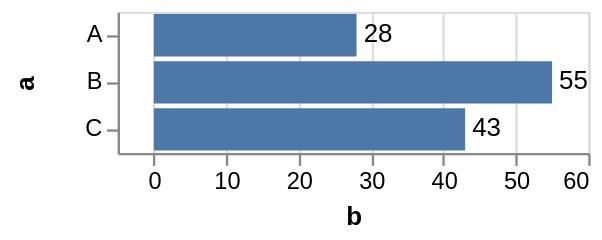

Express this chart as Vega-Lite.
### Vega specification from a JSON file in a GitHub repository (floating-point values rounded to 4 significant figures)
{"$schema": "https://vega.github.io/schema/vega/v4.json", "description": "A simple bar chart with embedded data.", "autosize": "pad", "padding": 5, "width": 200, "style": "cell", "data": [{"name": "source_0", "values": [{"a": "A", "b": 28}, {"a": "B", "b": 55}, {"a": "C", "b": 43}]}], "signals": [{"name": "y_step", "value": 20}, {"name": "height", "update": "bandspace(domain('y').length, 0.1, 0.05) * y_step"}], "marks": [{"name": "layer_0_marks", "type": "rect", "style": ["bar"], "from": {"data": "source_0"}, "encode": {"update": {"fill": [{"test": "datum[\"b\"] === null || isNaN(datum[\"b\"])", "value": null}, {"value": "#4c78a8"}], "tooltip": {"signal": "{\"a\": ''+datum[\"a\"], \"b\": format(datum[\"b\"], \"\")}"}, "x": {"scale": "x", "field": "b"}, "x2": {"scale": "x", "value": 0}, "y": {"scale": "y", "field": "a"}, "height": {"scale": "y", "band": true}}}}, {"name": "layer_1_marks", "type": "text", "style": ["text", "label"], "from": {"data": "source_0"}, "encode": {"update": {"fill": [{"test": "datum[\"b\"] === null || isNaN(datum[\"b\"])", "value": null}, {"value": "black"}], "tooltip": {"signal": "{\"a\": ''+datum[\"a\"], \"b\": format(datum[\"b\"], \"\")}"}, "x": {"scale": "x", "field": "b"}, "y": {"scale": "y", "field": "a", "band": 0.5}, "text": {"signal": "format(datum[\"b\"], \"\")"}}}}], "scales": [{"name": "x", "type": "linear", "domain": {"data": "source_0", "field": "b"}, "range": [0, {"signal": "width"}], "nice": true, "zero": true, "padding": 5}, {"name": "y", "type": "band", "domain": {"data": "source_0", "field": "a", "sort": true}, "range": {"step": {"signal": "y_step"}}, "paddingInner": 0.1, "paddingOuter": 0.05}], "axes": [{"scale": "x", "orient": "bottom", "grid": false, "title": "b", "labelFlush": true, "labelOverlap": true, "tickCount": {"signal": "ceil(width/40)"}, "zindex": 1}, {"scale": "x", "orient": "bottom", "gridScale": "y", "grid": true, "tickCount": {"signal": "ceil(width/40)"}, "domain": false, "labels": false, "maxExtent": 0, "minExtent": 0, "ticks": false, "zindex": 0}, {"scale": "y", "orient": "left", "grid": false, "title": "a", "labelOverlap": true, "zindex": 1}], "config": {"axisY": {"minExtent": 30}, "style": {"label": {"align": "left", "baseline": "middle", "dx": 3}}}}
